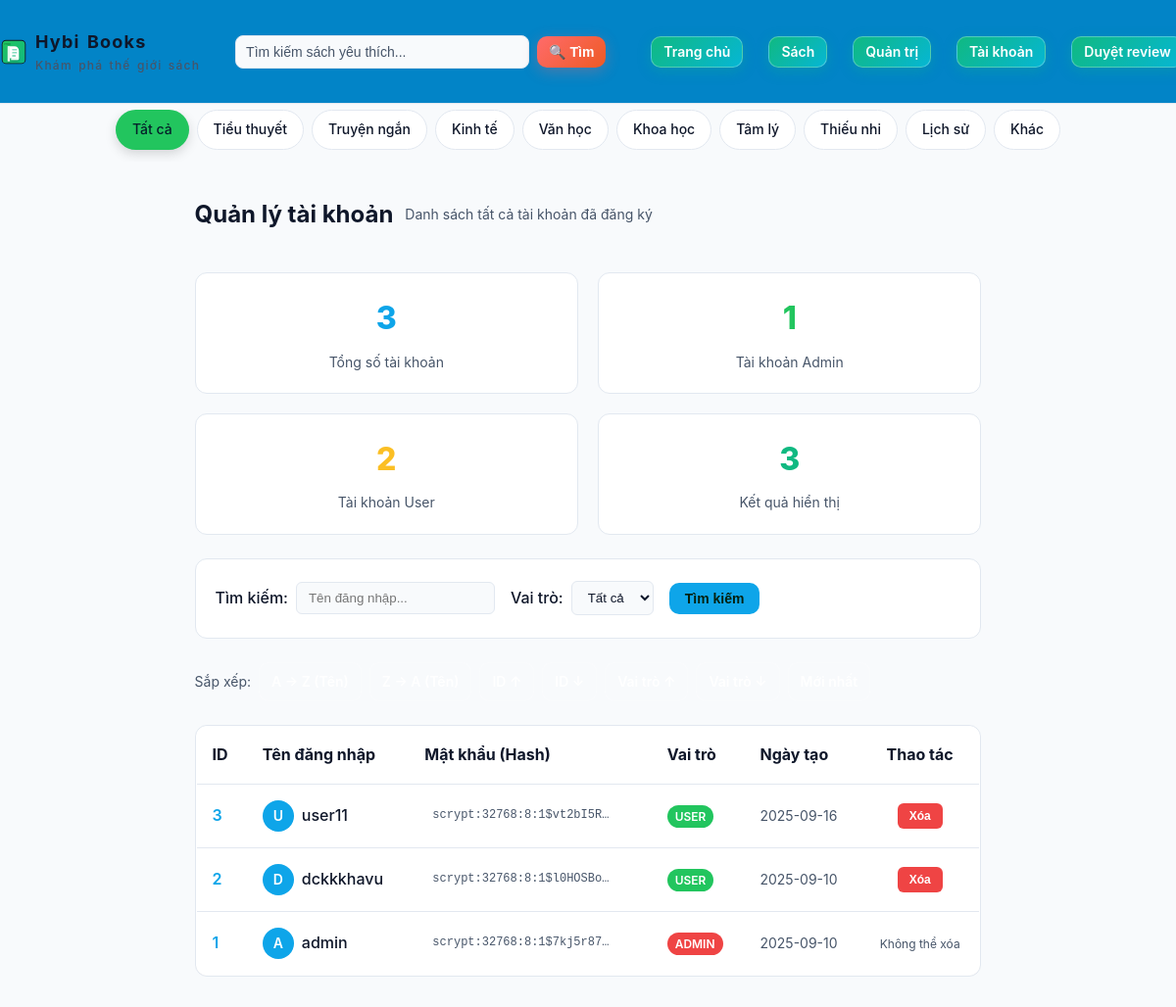
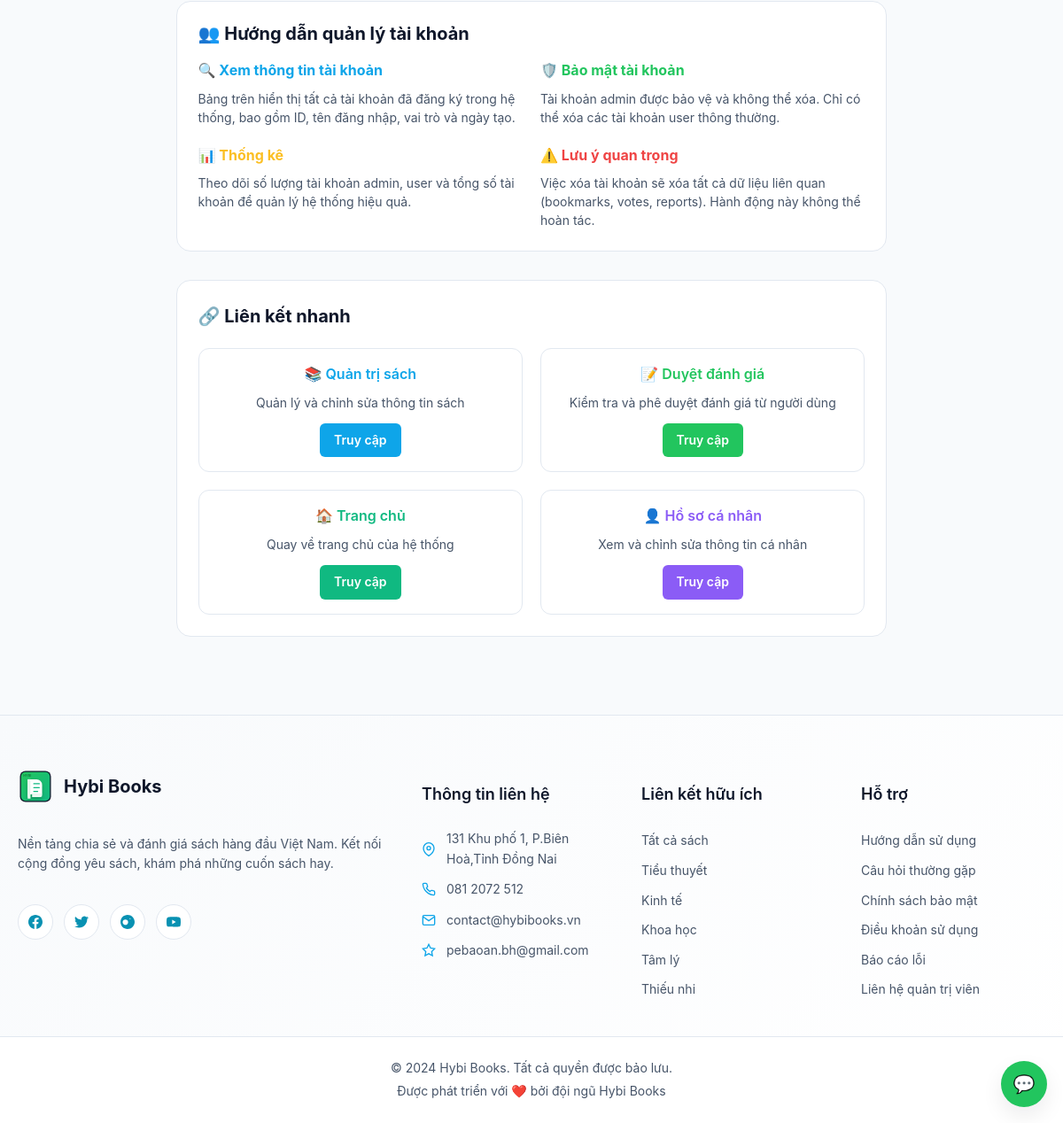
Page /admin/users (signed in) on the committed database (2 pictures, top to bottom).
### tables this page shows
CREATE TABLE users (id INTEGER PRIMARY KEY AUTOINCREMENT, username TEXT NOT NULL UNIQUE, password_hash TEXT NOT NULL, role TEXT NOT NULL DEFAULT 'user', created_at DATETIME DEFAULT CURRENT_TIMESTAMP, email TEXT);

### app.py (the view)
    @app.route("/admin/users")
    @admin_required
    def admin_users():
        db = get_db()
        q = (request.args.get("q") or "").strip()
        role_filter = (request.args.get("role") or "").strip()
        sort = request.args.get("sort") or "created_desc"
        where = []
        params = []
        if q:
            where.append("(username LIKE ?)")
            params.append(f"%{q}%")
        if role_filter:
            where.append("(role = ?)")
            params.append(role_filter)
        where_sql = (" WHERE " + " AND ".join(where)) if where else ""
        if sort == "username_asc":
            order_sql = " ORDER BY username COLLATE NOCASE ASC"
        elif sort == "username_desc":
            order_sql = " ORDER BY username COLLATE NOCASE DESC"
        elif sort == "id_asc":
            order_sql = " ORDER BY id ASC"
        elif sort == "id_desc":
            order_sql = " ORDER BY id DESC"
        elif sort == "role_asc":
            order_sql = " ORDER BY role ASC"
        elif sort == "role_desc":
            order_sql = " ORDER BY role DESC"
        else:
            order_sql = " ORDER BY created_at DESC"
        users = db.execute(
            f"SELECT id, username, password_hash, role, created_at FROM users{where_sql}{order_sql}",
            params
        ).fetchall()
        total_users = db.execute("SELECT COUNT(1) FROM users").fetchone()[0]
        admin_count = db.execute("SELECT COUNT(1) FROM users WHERE role='admin'").fetchone()[0]
        user_count = db.execute("SELECT COUNT(1) FROM users WHERE role='user'").fetchone()[0]
        return render_template("admin_users.html",
                             users=users,
                             q=q,
                             role_filter=role_filter,
                             sort=sort,
                             total_users=total_users,
                             admin_count=admin_count,
                             user_count=user_count)

### templates/admin_users.html (shortened to what this page needs)
{% extends 'base.html' %}
{% block content %}
<div class="admin-header">
  <h2>Quản lý tài khoản</h2>
  <p class="muted">Danh sách tất cả tài khoản đã đăng ký</p>
</div>
<div class="admin-stats" style="display: grid; grid-template-columns: repeat(auto-fit, minmax(280px, 1fr)); gap: 20px; margin: 24px 0;">
  <div class="stat-card" style="background: var(--panel); border: 1px solid var(--border); border-radius: 12px; padding: 20px; text-align: center;">
    <div style="font-size: 32px; font-weight: 800; color: var(--primary); margin-bottom: 8px;">{{ total_users }}</div>
    <div style="color: var(--muted); font-size: 14px;">Tổng số tài khoản</div>
  </div>
  <div class="stat-card" style="background: var(--panel); border: 1px solid var(--border); border-radius: 12px; padding: 20px; text-align: center;">
    <div style="font-size: 32px; font-weight: 800; color: var(--accent); margin-bottom: 8px;">{{ admin_count }}</div>
    <div style="color: var(--muted); font-size: 14px;">Tài khoản Admin</div>
  </div>
  <div class="stat-card" style="background: var(--panel); border: 1px solid var(--border); border-radius: 12px; padding: 20px; text-align: center;">
    <div style="font-size: 32px; font-weight: 800; color: #fbbf24; margin-bottom: 8px;">{{ user_count }}</div>
    <div style="color: var(--muted); font-size: 14px;">Tài khoản User</div>
  </div>
  <div class="stat-card" style="background: var(--panel); border: 1px solid var(--border); border-radius: 12px; padding: 20px; text-align: center;">
    <div style="font-size: 32px; font-weight: 800; color: #10b981; margin-bottom: 8px;">{{ users|length }}</div>
    <div style="color: var(--muted); font-size: 14px;">Kết quả hiển thị</div>
  </div>
</div>
<div class="admin-filters" style="background: var(--panel); border: 1px solid var(--border); border-radius: 12px; padding: 20px; margin: 24px 0;">
  <form method="get" action="{{ url_for('admin_users') }}" style="display: flex; gap: 16px; align-items: center; flex-wrap: wrap;">
    <div style="display: flex; align-items: center; gap: 8px;">
      <label style="font-weight: 500; color: var(--text);">Tìm kiếm:</label>
      <input type="text" name="q" placeholder="Tên đăng nhập..." value="{{ q }}" style="padding: 8px 12px; border: 1px solid var(--border); border-radius: 6px; background: var(--bg); color: var(--text);">
    </div>
    <div style="display: flex; align-items: center; gap: 8px;">
      <label style="font-weight: 500; color: var(--text);">Vai trò:</label>
      <select name="role" style="padding: 8px 12px; border: 1px solid var(--border); border-radius: 6px; background: var(--bg); color: var(--text);">
        <option value="">Tất cả</option>
      </select>
    </div>
    <button type="submit" class="btn" style="padding: 8px 16px;">Tìm kiếm</button>
    <a href="{{ url_for('admin_users') }}" class="btn secondary" style="padding: 8px 16px; text-decoration: none;">Xóa bộ lọc</a>
  </form>
</div>
<div style="margin: 16px 0; display: flex; gap: 8px; align-items: center; flex-wrap: wrap;">
  <span class="muted">Sắp xếp:</span>
  <a class="btn secondary" href="{{ url_for('admin_users', q=q, role=role_filter, sort='username_asc') }}">A → Z (Tên)</a>
  <a class="btn secondary" href="{{ url_for('admin_users', q=q, role=role_filter, sort='username_desc') }}">Z → A (Tên)</a>
  <a class="btn secondary" href="{{ url_for('admin_users', q=q, role=role_filter, sort='id_asc') }}">ID ↑</a>
  <a class="btn secondary" href="{{ url_for('admin_users', q=q, role=role_filter, sort='id_desc') }}">ID ↓</a>
  <a class="btn secondary" href="{{ url_for('admin_users', q=q, role=role_filter, sort='role_asc') }}">Vai trò ↑</a>
  <a class="btn secondary" href="{{ url_for('admin_users', q=q, role=role_filter, sort='role_desc') }}">Vai trò ↓</a>
  <a class="btn secondary" href="{{ url_for('admin_users', q=q, role=role_filter, sort='created_desc') }}">Mới nhất</a>
</div>
<div class="table-container" style="background: var(--panel); border: 1px solid var(--border); border-radius: 12px; overflow: hidden; margin: 24px 0;">
  <table class="table" style="margin: 0;">
    <thead style="background: var(--bg-secondary);">
      <tr>
        <th style="padding: 16px; border-bottom: 1px solid var(--border);">ID</th>
        <th style="padding: 16px; border-bottom: 1px solid var(--border);">Tên đăng nhập</th>
        <th style="padding: 16px; border-bottom: 1px solid var(--border);">Mật khẩu (Hash)</th>
        <th style="padding: 16px; border-bottom: 1px solid var(--border);">Vai trò</th>
        <th style="padding: 16px; border-bottom: 1px solid var(--border);">Ngày tạo</th>
        <th style="padding: 16px; border-bottom: 1px solid var(--border); text-align: center;">Thao tác</th>
      </tr>
    </thead>
    <tbody>
      {% for user in users %}
      <tr style="border-bottom: 1px solid var(--border);">
        <td style="padding: 16px; font-weight: 600; color: var(--primary);">{{ user.id }}</td>
        <td style="padding: 16px;">
          <div style="display: flex; align-items: center; gap: 8px;">
            <div style="width: 32px; height: 32px; border-radius: 50%; background: var(--primary); display: flex; align-items: center; justify-content: center; color: white; font-weight: 600; font-size: 14px;">
              {{ user.username[0].upper() }}
            </div>
            <span style="font-weight: 500;">{{ user.username }}</span>
          </div>
        </td>
        <td style="padding: 16px;">
          <div style="max-width: 200px; overflow: hidden; text-overflow: ellipsis; white-space: nowrap; font-family: monospace; font-size: 12px; color: var(--muted); background: var(--bg-secondary); padding: 4px 8px; border-radius: 4px;" title="{{ user.password_hash }}">
            {{ user.password_hash[:50] }}{{ '...' if user.password_hash|length > 50 else '' }}
          </div>
        </td>
        <td style="padding: 16px;">
          {% if user.role == 'admin' %}
            <span style="background: #ef4444; color: white; padding: 4px 8px; border-radius: 12px; font-size: 12px; font-weight: 600;">ADMIN</span>
          {% else %}
            <span style="background: var(--accent); color: white; padding: 4px 8px; border-radius: 12px; font-size: 12px; font-weight: 600;">USER</span>
          {% endif %}
        </td>
        <td style="padding: 16px; color: var(--muted); font-size: 14px;">
          {{ user.created_at.split(' ')[0] if user.created_at else 'N/A' }}
        </td>
        <td style="padding: 16px; text-align: center;">
          {% if user.role != 'admin' %}
            <form method="post" action="{{ url_for('admin_users_delete', user_id=user.id) }}" onsubmit="return confirm('Bạn có chắc chắn muốn xóa tài khoản {{ user.username }}? Hành động này không thể hoàn tác.')" style="display: inline;">
              <button class="btn secondary" type="submit" style="background: #ef4444; color: white; border: none; padding: 6px 12px; border-radius: 6px; font-size: 12px; cursor: pointer;">
                Xóa
              </button>
            </form>
          {% else %}
            <span style="color: var(--muted); font-size: 12px;">Không thể xóa</span>
          {% endif %}
        </td>
      </tr>
      {% endfor %}
    </tbody>
  </table>
</div>
<div class="admin-guide" style="background: var(--panel); border: 1px solid var(--border); border-radius: 16px; padding: 24px; margin: 32px 0;">
  <h3 style="color: var(--text); margin: 0 0 16px 0; font-size: 20px;">👥 Hướng dẫn quản lý tài khoản</h3>
  <div style="display: grid; grid-template-columns: repeat(auto-fit, minmax(300px, 1fr)); gap: 20px;">
    <div>
      <h4 style="color: var(--primary); margin: 0 0 8px 0;">🔍 Xem thông tin tài khoản</h4>
      <p style="color: var(--muted); margin: 0; font-size: 14px; line-height: 1.5;">
        Bảng trên hiển thị tất cả tài khoản đã đăng ký trong hệ thống, bao gồm ID, tên đăng nhập, vai trò và ngày tạo.
      </p>
    </div>
    <div>
      <h4 style="color: var(--accent); margin: 0 0 8px 0;">🛡️ Bảo mật tài khoản</h4>
      <p style="color: var(--muted); margin: 0; font-size: 14px; line-height: 1.5;">
        Tài khoản admin được bảo vệ và không thể xóa. Chỉ có thể xóa các tài khoản user thông thường.
      </p>
    </div>
    <div>
      <h4 style="color: #fbbf24; margin: 0 0 8px 0;">📊 Thống kê</h4>
      <p style="color: var(--muted); margin: 0; font-size: 14px; line-height: 1.5;">
        Theo dõi số lượng tài khoản admin, user và tổng số tài khoản để quản lý hệ thống hiệu quả.
      </p>
    </div>
    <div>
      <h4 style="color: #ef4444; margin: 0 0 8px 0;">⚠️ Lưu ý quan trọng</h4>
      <p style="color: var(--muted); margin: 0; font-size: 14px; line-height: 1.5;">
        Việc xóa tài khoản sẽ xóa tất cả dữ liệu liên quan (bookmarks, votes, reports). Hành động này không thể hoàn tác.
      </p>
    </div>
  </div>
</div>
<div class="quick-links" style="background: var(--panel); border: 1px solid var(--border); border-radius: 16px; padding: 24px; margin: 32px 0;">
  <h3 style="color: var(--text); margin: 0 0 20px 0; font-size: 20px; font-weight: 700;">🔗 Liên kết nhanh</h3>
  <div style="display: grid; grid-template-columns: repeat(auto-fit, minmax(300px, 1fr)); gap: 20px;">
    <div style="background: white; border: 1px solid var(--border); border-radius: 12px; padding: 16px; text-align: center;">
      <h4 style="color: var(--primary); margin: 0 0 8px 0; font-size: 16px; font-weight: 600;">📚 Quản trị sách</h4>
      <p style="color: var(--muted); margin: 0 0 12px 0; font-size: 14px;">Quản lý và chỉnh sửa thông tin sách</p>
      <a href="{{ url_for('admin_books') }}" class="btn" style="background: var(--primary); color: white; padding: 8px 16px; border-radius: 6px; text-decoration: none; font-weight: 600;">Truy cập</a>
    </div>
    <div style="background: white; border: 1px solid var(--border); border-radius: 12px; padding: 16px; text-align: center;">
      <h4 style="color: var(--accent); margin: 0 0 8px 0; font-size: 16px; font-weight: 600;">📝 Duyệt đánh giá</h4>
      <p style="color: var(--muted); margin: 0 0 12px 0; font-size: 14px;">Kiểm tra và phê duyệt đánh giá từ người dùng</p>
      <a href="{{ url_for('admin_reviews_queue') }}" class="btn" style="background: var(--accent); color: white; padding: 8px 16px; border-radius: 6px; text-decoration: none; font-weight: 600;">Truy cập</a>
    </div>
    <div style="background: white; border: 1px solid var(--border); border-radius: 12px; padding: 16px; text-align: center;">
      <h4 style="color: #10b981; margin: 0 0 8px 0; font-size: 16px; font-weight: 600;">🏠 Trang chủ</h4>
      <p style="color: var(--muted); margin: 0 0 12px 0; font-size: 14px;">Quay về trang chủ của hệ thống</p>
      <a href="{{ url_for('home') }}" class="btn" style="background: #10b981; color: white; padding: 8px 16px; border-radius: 6px; text-decoration: none; font-weight: 600;">Truy cập</a>
    </div>
    <div style="background: white; border: 1px solid var(--border); border-radius: 12px; padding: 16px; text-align: center;">
      <h4 style="color: #8b5cf6; margin: 0 0 8px 0; font-size: 16px; font-weight: 600;">👤 Hồ sơ cá nhân</h4>
      <p style="color: var(--muted); margin: 0 0 12px 0; font-size: 14px;">Xem và chỉnh sửa thông tin cá nhân</p>
      <a href="{{ url_for('profile') }}" class="btn" style="background: #8b5cf6; color: white; padding: 8px 16px; border-radius: 6px; text-decoration: none; font-weight: 600;">Truy cập</a>
    </div>
  </div>
</div>
{% endblock %}

### rows in the picture
users: id "3", username "U", username "user11", password_hash "scrypt:32768:8:1$vt2bI5R…", role "USER", created_at "2025-09-16"
users: id "2", username "D", username "dckkkhavu", password_hash "scrypt:32768:8:1$l0HOSBo…", role "USER", created_at "2025-09-10"
users: id "1", username "A", username "admin", password_hash "scrypt:32768:8:1$7kj5r87…", role "ADMIN", created_at "2025-09-10"

### other values in the picture
{{ total_users }} "3"
{{ admin_count }} "1"
{{ user_count }} "2"
{{ users|length }} "3"
